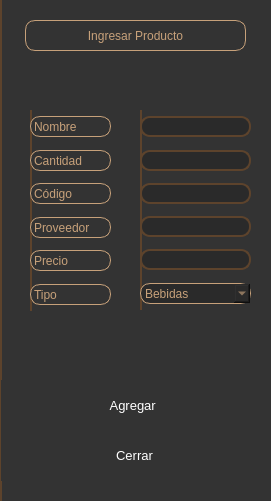
    <widget class="QWidget" name="wagregar" native="true">
     <property name="minimumSize">
      <size>
       <width>271</width>
       <height>501</height>
      </size>
     </property>
     <property name="maximumSize">
      <size>
       <width>271</width>
       <height>501</height>
      </size>
     </property>
     <property name="styleSheet">
      <string notr="true">background-color: #333333;
border-left: 2px solid #5d432c;

</string>
     </property>
     <widget class="QWidget" name="verticalLayoutWidget">
      <property name="geometry">
       <rect>
        <x>140</x>
        <y>110</y>
        <width>121</width>
        <height>200</height>
       </rect>
      </property>
      <layout class="QVBoxLayout" name="verticalLayout_2">
       <item>
        <spacer name="verticalSpacer_6">
         <property name="orientation">
          <enum>Qt::Vertical</enum>
         </property>
         <property name="sizeHint" stdset="0">
          <size>
           <width>20</width>
           <height>40</height>
          </size>
         </property>
        </spacer>
       </item>
       <item>
        <widget class="QLineEdit" name="linenombre">
         <property name="minimumSize">
          <size>
           <width>111</width>
           <height>21</height>
          </size>
         </property>
         <property name="maximumSize">
          <size>
           <width>111</width>
           <height>21</height>
          </size>
         </property>
         <property name="font">
          <font>
           <family>Segoe UI Symbol</family>
          </font>
         </property>
         <property name="styleSheet">
          <string notr="true">QLineEdit {
       background: #2a2a2a;
       border: 2px solid #5d432c;
       border-radius: 10px;
       color: #c7a17a;
      }
      QLineEdit:focus {
       border-color: #c7a17a;
      }
     
     </string>
         </property>
         <property name="text">
          <string/>
         </property>
        </widget>
       </item>
       <item>
        <spacer name="verticalSpacer_7">
         <property name="orientation">
          <enum>Qt::Vertical</enum>
         </property>
         <property name="sizeHint" stdset="0">
          <size>
           <width>20</width>
           <height>40</height>
          </size>
         </property>
        </spacer>
       </item>
       <item>
        <widget class="QLineEdit" name="linecantidad">
         <property name="minimumSize">
          <size>
           <width>111</width>
           <height>21</height>
          </size>
         </property>
         <property name="maximumSize">
          <size>
           <width>111</width>
           <height>21</height>
          </size>
         </property>
         <property name="font">
          <font>
           <family>Segoe UI Symbol</family>
          </font>
         </property>
         <property name="styleSheet">
          <string notr="true">QLineEdit {
       background: #2a2a2a;
       border: 2px solid #5d432c;
       border-radius: 10px;
       color: #c7a17a;
      }
      QLineEdit:focus {
       border-color: #c7a17a;
      }
     
     </string>
         </property>
         <property name="text">
          <string/>
         </property>
        </widget>
       </item>
       <item>
        <spacer name="verticalSpacer_8">
         <property name="orientation">
          <enum>Qt::Vertical</enum>
         </property>
         <property name="sizeHint" stdset="0">
          <size>
           <width>20</width>
           <height>40</height>
          </size>
         </property>
        </spacer>
       </item>
       <item>
        <widget class="QLineEdit" name="linecodigo">
         <property name="minimumSize">
          <size>
           <width>111</width>
           <height>21</height>
          </size>
         </property>
         <property name="maximumSize">
          <size>
           <width>111</width>
           <height>21</height>
          </size>
         </property>
         <property name="font">
          <font>
           <family>Segoe UI Symbol</family>
          </font>
         </property>
         <property name="styleSheet">
          <string notr="true">QLineEdit {
       background: #2a2a2a;
       border: 2px solid #5d432c;
       border-radius: 10px;
       color: #c7a17a;
      }
      QLineEdit:focus {
       border-color: #c7a17a;
      }
     
     </string>
         </property>
         <property name="text">
          <string/>
         </property>
        </widget>
       </item>
       <item>
        <spacer name="verticalSpacer_9">
         <property name="orientation">
          <enum>Qt::Vertical</enum>
         </property>
         <property name="sizeHint" stdset="0">
          <size>
           <width>20</width>
           <height>40</height>
          </size>
         </property>
        </spacer>
       </item>
       <item>
        <widget class="QLineEdit" name="lineproveedor">
         <property name="minimumSize">
          <size>
           <width>111</width>
           <height>21</height>
          </size>
         </property>
         <property name="maximumSize">
          <size>
           <width>111</width>
           <height>21</height>
          </size>
         </property>
         <property name="font">
          <font>
           <family>Segoe UI Symbol</family>
          </font>
         </property>
         <property name="styleSheet">
          <string notr="true">QLineEdit {
       background: #2a2a2a;
       border: 2px solid #5d432c;
       border-radius: 10px;
       color: #c7a17a;
      }
      QLineEdit:focus {
       border-color: #c7a17a;
      }
     </string>
         </property>
         <property name="text">
          <string/>
         </property>
        </widget>
       </item>
       <item>
        <spacer name="verticalSpacer_10">
         <property name="orientation">
          <enum>Qt::Vertical</enum>
         </property>
         <property name="sizeHint" stdset="0">
          <size>
           <width>20</width>
           <height>40</height>
          </size>
         </property>
        </spacer>
       </item>
       <item>
        <widget class="QLineEdit" name="lineprecio">
         <property name="minimumSize">
          <size>
           <width>111</width>
           <height>21</height>
          </size>
         </property>
         <property name="maximumSize">
          <size>
           <width>111</width>
           <height>21</height>
          </size>
         </property>
         <property name="font">
          <font>
           <family>Segoe UI Symbol</family>
          </font>
         </property>
         <property name="styleSheet">
          <string notr="true">QLineEdit {
       background: #2a2a2a;
       border: 2px solid #5d432c;
       border-radius: 10px;
       color: #c7a17a;
      }
      QLineEdit:focus {
       border-color: #c7a17a;
      }
     </string>
         </property>
         <property name="text">
          <string/>
         </property>
        </widget>
       </item>
       <item>
        <spacer name="verticalSpacer_11">
         <property name="orientation">
          <enum>Qt::Vertical</enum>
         </property>
         <property name="sizeHint" stdset="0">
          <size>
           <width>20</width>
           <height>40</height>
          </size>
         </property>
        </spacer>
       </item>
       <item>
        <widget class="QComboBox" name="comboBox">
         <property name="minimumSize">
          <size>
           <width>111</width>
           <height>21</height>
          </size>
         </property>
         <property name="maximumSize">
          <size>
           <width>111</width>
           <height>21</height>
          </size>
         </property>
         <property name="font">
          <font>
           <family>Segoe UI Symbol</family>
          </font>
         </property>
         <property name="styleSheet">
          <string notr="true">QComboBox {
    background: #2a2a2a;
    border: 1px solid #c7a17a;
    border-radius: 10px;
    color: #c7a17a;
}

QComboBox QAbstractItemView {
    background: #2a2a2a;;
    color: #c7a17a;
}
QComboBox::item:selected {
    background: #2a2a2a;
    color: #c7a17a; 
}</string>
         </property>
         <item>
          <property name="text">
           <string>Bebidas</string>
          </property>
         </item>
         <item>
          <property name="text">
           <string>Bebidas A.</string>
          </property>
         </item>
         <item>
          <property name="text">
           <string>Carnes</string>
          </property>
         </item>
         <item>
          <property name="text">
           <string>Condimentos</string>
          </property>
         </item>
         <item>
          <property name="text">
           <string>Frutas y Verduras</string>
          </property>
         </item>
         <item>
          <property name="text">
           <string>Panadería</string>
          </property>
         </item>
         <item>
          <property name="text">
           <string>Lácteos</string>
          </property>
         </item>
        </widget>
       </item>
       <item>
        <spacer name="verticalSpacer_12">
         <property name="orientation">
          <enum>Qt::Vertical</enum>
         </property>
         <property name="sizeHint" stdset="0">
          <size>
           <width>20</width>
           <height>40</height>
          </size>
         </property>
        </spacer>
       </item>
      </layout>
     </widget>
     <widget class="QWidget" name="horizontalLayoutWidget_2">
      <property name="geometry">
       <rect>
        <x>0</x>
        <y>10</y>
        <width>271</width>
        <height>51</height>
       </rect>
      </property>
      <layout class="QHBoxLayout" name="horizontalLayout_8">
       <item>
        <spacer name="horizontalSpacer_2">
         <property name="orientation">
          <enum>Qt::Horizontal</enum>
         </property>
         <property name="sizeHint" stdset="0">
          <size>
           <width>40</width>
           <height>20</height>
          </size>
         </property>
        </spacer>
       </item>
       <item>
        <widget class="QLabel" name="titulo_bodega_2">
         <property name="minimumSize">
          <size>
           <width>221</width>
           <height>31</height>
          </size>
         </property>
         <property name="maximumSize">
          <size>
           <width>221</width>
           <height>31</height>
          </size>
         </property>
         <property name="styleSheet">
          <string notr="true">QLabel {
	font: 63 italic 10pt &quot;Sitka Small Semibold&quot; ;
    border: 1px solid #c7a17a;
    border-radius: 10px;
 color: #c7a17a;
}</string>
         </property>
         <property name="text">
          <string>Ingresar Producto</string>
         </property>
         <property name="alignment">
          <set>Qt::AlignCenter</set>
         </property>
        </widget>
       </item>
       <item>
        <spacer name="horizontalSpacer_11">
         <property name="orientation">
          <enum>Qt::Horizontal</enum>
         </property>
         <property name="sizeHint" stdset="0">
          <size>
           <width>40</width>
           <height>20</height>
          </size>
         </property>
        </spacer>
       </item>
      </layout>
     </widget>
     <widget class="QWidget" name="layoutWidget_2">
      <property name="geometry">
       <rect>
        <x>30</x>
        <y>110</y>
        <width>91</width>
        <height>201</height>
       </rect>
      </property>
      <layout class="QVBoxLayout" name="verticalLayout_3">
       <item>
        <spacer name="verticalSpacer_13">
         <property name="orientation">
          <enum>Qt::Vertical</enum>
         </property>
         <property name="sizeHint" stdset="0">
          <size>
           <width>20</width>
           <height>40</height>
          </size>
         </property>
        </spacer>
       </item>
       <item>
        <widget class="QLabel" name="Productoprecio_4">
         <property name="minimumSize">
          <size>
           <width>81</width>
           <height>21</height>
          </size>
         </property>
         <property name="maximumSize">
          <size>
           <width>81</width>
           <height>21</height>
          </size>
         </property>
         <property name="font">
          <font>
           <family>Segoe UI Symbol</family>
          </font>
         </property>
         <property name="styleSheet">
          <string notr="true">QLabel {
    border: 1px solid #c7a17a;
    border-radius: 10px;
    color: #c7a17a;
    text-shadow: 0 0 10px #c7a17a
}


     </string>
         </property>
         <property name="text">
          <string>Nombre</string>
         </property>
        </widget>
       </item>
       <item>
        <spacer name="verticalSpacer_14">
         <property name="orientation">
          <enum>Qt::Vertical</enum>
         </property>
         <property name="sizeHint" stdset="0">
          <size>
           <width>20</width>
           <height>40</height>
          </size>
         </property>
        </spacer>
       </item>
       <item>
        <widget class="QLabel" name="Productoprecio_3">
         <property name="minimumSize">
          <size>
           <width>81</width>
           <height>21</height>
          </size>
         </property>
         <property name="maximumSize">
          <size>
           <width>81</width>
           <height>21</height>
          </size>
         </property>
         <property name="font">
          <font>
           <family>Segoe UI Symbol</family>
          </font>
         </property>
         <property name="styleSheet">
          <string notr="true">QLabel {
    border: 1px solid #c7a17a;
    border-radius: 10px;
    color: #c7a17a;
    text-shadow: 0 0 10px #c7a17a
}</string>
         </property>
         <property name="text">
          <string>Cantidad</string>
         </property>
        </widget>
       </item>
       <item>
        <spacer name="verticalSpacer_15">
         <property name="orientation">
          <enum>Qt::Vertical</enum>
         </property>
         <property name="sizeHint" stdset="0">
          <size>
           <width>20</width>
           <height>40</height>
          </size>
         </property>
        </spacer>
       </item>
       <item>
        <widget class="QLabel" name="productoproveedor_3">
         <property name="minimumSize">
          <size>
           <width>81</width>
           <height>21</height>
          </size>
         </property>
         <property name="maximumSize">
          <size>
           <width>81</width>
           <height>21</height>
          </size>
         </property>
         <property name="font">
          <font>
           <family>Segoe UI Symbol</family>
          </font>
         </property>
         <property name="styleSheet">
          <string notr="true">QLabel {
    border: 1px solid #c7a17a;
    border-radius: 10px;
    color: #c7a17a;
    text-shadow: 0 0 10px #c7a17a
}</string>
         </property>
         <property name="text">
          <string>Código</string>
         </property>
        </widget>
       </item>
       <item>
        <spacer name="verticalSpacer_16">
         <property name="orientation">
          <enum>Qt::Vertical</enum>
         </property>
         <property name="sizeHint" stdset="0">
          <size>
           <width>20</width>
           <height>40</height>
          </size>
         </property>
        </spacer>
       </item>
       <item>
        <widget class="QLabel" name="productoproveedor">
         <property name="minimumSize">
          <size>
           <width>81</width>
           <height>21</height>
          </size>
         </property>
         <property name="maximumSize">
          <size>
           <width>81</width>
           <height>21</height>
          </size>
         </property>
         <property name="font">
          <font>
           <family>Segoe UI Symbol</family>
          </font>
         </property>
         <property name="styleSheet">
          <string notr="true">QLabel {
    border: 1px solid #c7a17a;
    border-radius: 10px;
    color: #c7a17a;
    text-shadow: 0 0 10px #c7a17a
}</string>
         </property>
         <property name="text">
          <string>Proveedor</string>
         </property>
        </widget>
       </item>
       <item>
        <spacer name="verticalSpacer_17">
         <property name="orientation">
          <enum>Qt::Vertical</enum>
         </property>
         <property name="sizeHint" stdset="0">
          <size>
           <width>20</width>
           <height>40</height>
          </size>
         </property>
        </spacer>
       </item>
       <item>
        <widget class="QLabel" name="Productoprecio">
         <property name="minimumSize">
          <size>
           <width>81</width>
           <height>21</height>
          </size>
         </property>
         <property name="maximumSize">
          <size>
           <width>81</width>
           <height>21</height>
          </size>
         </property>
         <property name="font">
          <font>
           <family>Segoe UI Symbol</family>
          </font>
         </property>
         <property name="styleSheet">
          <string notr="true">QLabel {
    border: 1px solid #c7a17a;
    border-radius: 10px;
    color: #c7a17a;
    text-shadow: 0 0 10px #c7a17a
}</string>
         </property>
         <property name="text">
          <string>Precio</string>
         </property>
        </widget>
       </item>
       <item>
        <spacer name="verticalSpacer_18">
         <property name="orientation">
          <enum>Qt::Vertical</enum>
         </property>
         <property name="sizeHint" stdset="0">
          <size>
           <width>20</width>
           <height>40</height>
          </size>
         </property>
        </spacer>
       </item>
       <item>
        <widget class="QLabel" name="Productoprecio_2">
         <property name="minimumSize">
          <size>
           <width>81</width>
           <height>21</height>
          </size>
         </property>
         <property name="maximumSize">
          <size>
           <width>81</width>
           <height>21</height>
          </size>
         </property>
         <property name="font">
          <font>
           <family>Segoe UI Symbol</family>
          </font>
         </property>
         <property name="styleSheet">
          <string notr="true">QLabel {
    border: 1px solid #c7a17a;
    border-radius: 10px;
    color: #c7a17a;
    text-shadow: 0 0 10px #c7a17a
}</string>
         </property>
         <property name="text">
          <string>Tipo</string>
         </property>
        </widget>
       </item>
       <item>
        <spacer name="verticalSpacer_19">
         <property name="orientation">
          <enum>Qt::Vertical</enum>
         </property>
         <property name="sizeHint" stdset="0">
          <size>
           <width>20</width>
           <height>40</height>
          </size>
         </property>
        </spacer>
       </item>
      </layout>
     </widget>
     <widget class="QWidget" name="horizontalLayoutWidget_3">
      <property name="geometry">
       <rect>
        <x>-1</x>
        <y>380</y>
        <width>271</width>
        <height>51</height>
       </rect>
      </property>
      <layout class="QHBoxLayout" name="horizontalLayout_9">
       <item>
        <spacer name="horizontalSpacer_13">
         <property name="orientation">
          <enum>Qt::Horizontal</enum>
         </property>
         <property name="sizeHint" stdset="0">
          <size>
           <width>40</width>
           <height>20</height>
          </size>
         </property>
        </spacer>
       </item>
       <item>
        <widget class="QPushButton" name="agregar">
         <property name="minimumSize">
          <size>
           <width>111</width>
           <height>41</height>
          </size>
         </property>
         <property name="maximumSize">
          <size>
           <width>111</width>
           <height>41</height>
          </size>
         </property>
         <property name="font">
          <font>
           <family>Segoe UI Symbol</family>
           <pointsize>10</pointsize>
          </font>
         </property>
         <property name="styleSheet">
          <string notr="true">QPushButton {
       background: qlineargradient(x1:0, y1:0, x2:1, y2:0,
         stop:0 #5d432c, stop:1 #c7a17a);
       color: white;
       border-radius: 10px;
       border: none;
      }
      QPushButton:hover {
       background: qlineargradient(x1:0, y1:0, x2:1, y2:0,
         stop:0 #c7a17a, stop:1 #5d432c);
      }
      QPushButton:pressed {
      }</string>
         </property>
         <property name="text">
          <string>Agregar </string>
         </property>
        </widget>
       </item>
       <item>
        <spacer name="horizontalSpacer_16">
         <property name="orientation">
          <enum>Qt::Horizontal</enum>
         </property>
         <property name="sizeHint" stdset="0">
          <size>
           <width>40</width>
           <height>20</height>
          </size>
         </property>
        </spacer>
       </item>
      </layout>
     </widget>
     <widget class="QWidget" name="horizontalLayoutWidget_4">
      <property name="geometry">
       <rect>
        <x>-1</x>
        <y>430</y>
        <width>271</width>
        <height>51</height>
       </rect>
      </property>
      <layout class="QHBoxLayout" name="horizontalLayout_10">
       <item>
        <spacer name="horizontalSpacer_17">
         <property name="orientation">
          <enum>Qt::Horizontal</enum>
         </property>
         <property name="sizeHint" stdset="0">
          <size>
           <width>40</width>
           <height>20</height>
          </size>
         </property>
        </spacer>
       </item>
       <item>
        <widget class="QPushButton" name="cerrar">
         <property name="minimumSize">
          <size>
           <width>111</width>
           <height>41</height>
          </size>
         </property>
         <property name="maximumSize">
          <size>
           <width>111</width>
           <height>41</height>
          </size>
         </property>
         <property name="font">
          <font>
           <family>Segoe UI Symbol</family>
           <pointsize>10</pointsize>
          </font>
         </property>
         <property name="styleSheet">
          <string notr="true">QPushButton {
       background: qlineargradient(x1:0, y1:0, x2:1, y2:0,
         stop:0 #5d432c, stop:1 #c7a17a);
       color: white;
       border-radius: 10px;
       border: none;
      }
      QPushButton:hover {
       background: qlineargradient(x1:0, y1:0, x2:1, y2:0,
         stop:0 #c7a17a, stop:1 #5d432c);
      }
      QPushButton:pressed {
      }</string>
         </property>
         <property name="text">
          <string>Cerrar</string>
         </property>
        </widget>
       </item>
       <item>
        <spacer name="horizontalSpacer_18">
         <property name="orientation">
          <enum>Qt::Horizontal</enum>
         </property>
         <property name="sizeHint" stdset="0">
          <size>
           <width>40</width>
           <height>20</height>
          </size>
         </property>
        </spacer>
       </item>
      </layout>
     </widget>
    </widget>
